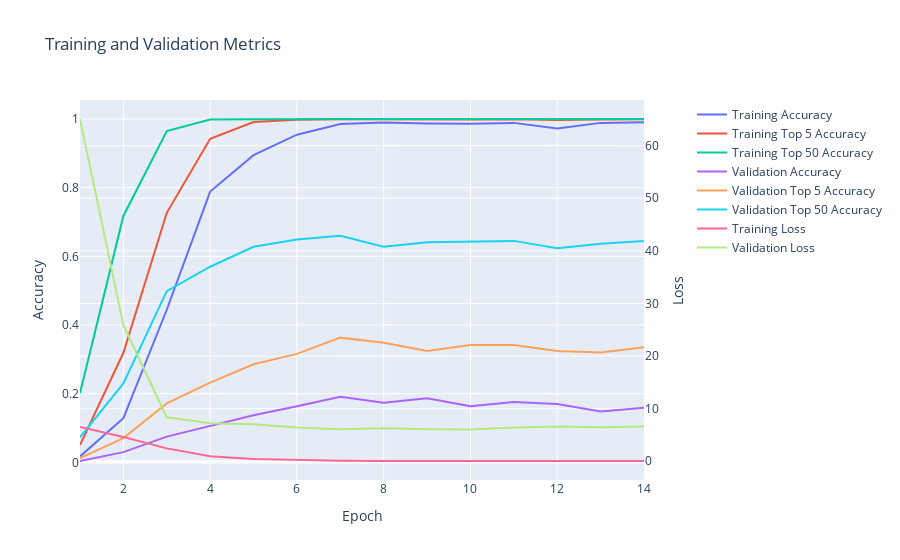

The notebook cell this image was saved under:
### Code cell
softmax_similarity_model.display_training_history()

### Figure 1 — Plotly figure (JSON) as saved in the notebook; plotly's stock layout.template omitted (floating-point values rounded to 4 significant figures)
{"data": [{"mode": "lines", "name": "Training Accuracy", "type": "scatter", "x": [1, 2, 3, 4, 5, 6, 7, 8, 9, 10, 11, 12, 13, 14], "xaxis": "x", "y": [0.01774, 0.129, 0.4446, 0.7887, 0.8946, 0.9543, 0.9855, 0.9898, 0.9866, 0.986, 0.9887, 0.9726, 0.9887, 0.9909, 0.9839], "yaxis": "y"}, {"mode": "lines", "name": "Training Top 5 Accuracy", "type": "scatter", "x": [1, 2, 3, 4, 5, 6, 7, 8, 9, 10, 11, 12, 13, 14], "xaxis": "x", "y": [0.05054, 0.3194, 0.7269, 0.9425, 0.9914, 0.9978, 0.9989, 0.9984, 0.9989, 0.9984, 0.9995, 0.9968, 0.9984, 0.9989, 0.9968], "yaxis": "y"}, {"mode": "lines", "name": "Training Top 50 Accuracy", "type": "scatter", "x": [1, 2, 3, 4, 5, 6, 7, 8, 9, 10, 11, 12, 13, 14], "xaxis": "x", "y": [0.2016, 0.7177, 0.9651, 0.9984, 0.9989, 1.0, 1.0, 1.0, 1.0, 1.0, 0.9995, 0.9989, 1.0, 1.0, 0.9995], "yaxis": "y"}, {"mode": "lines", "name": "Validation Accuracy", "type": "scatter", "x": [1, 2, 3, 4, 5, 6, 7, 8, 9, 10, 11, 12, 13, 14], "xaxis": "x", "y": [0.004301, 0.03011, 0.07527, 0.1075, 0.1376, 0.1634, 0.1914, 0.1742, 0.1871, 0.1634, 0.1763, 0.1699, 0.1484, 0.1591, 0.1742], "yaxis": "y"}, {"mode": "lines", "name": "Validation Top 5 Accuracy", "type": "scatter", "x": [1, 2, 3, 4, 5, 6, 7, 8, 9, 10, 11, 12, 13, 14], "xaxis": "x", "y": [0.0129, 0.07097, 0.172, 0.2323, 0.286, 0.3161, 0.3634, 0.3484, 0.3247, 0.3419, 0.3419, 0.3247, 0.3204, 0.3355, 0.3075], "yaxis": "y"}, {"mode": "lines", "name": "Validation Top 50 Accuracy", "type": "scatter", "x": [1, 2, 3, 4, 5, 6, 7, 8, 9, 10, 11, 12, 13, 14], "xaxis": "x", "y": [0.07312, 0.2301, 0.4989, 0.5699, 0.628, 0.6495, 0.6602, 0.628, 0.6409, 0.643, 0.6452, 0.6237, 0.6366, 0.6452, 0.6473], "yaxis": "y"}, {"mode": "lines", "name": "Training Loss", "type": "scatter", "x": [1, 2, 3, 4, 5, 6, 7, 8, 9, 10, 11, 12, 13, 14], "xaxis": "x", "y": [6.5, 4.622, 2.45, 0.934, 0.4359, 0.2083, 0.07534, 0.05622, 0.0512, 0.05693, 0.05411, 0.1275, 0.05992, 0.05012, 0.09117], "yaxis": "y2"}, {"mode": "lines", "name": "Validation Loss", "type": "scatter", "x": [1, 2, 3, 4, 5, 6, 7, 8, 9, 10, 11, 12, 13, 14], "xaxis": "x", "y": [65.06, 25.86, 8.365, 7.227, 7.027, 6.412, 6.095, 6.294, 6.066, 6.015, 6.414, 6.629, 6.442, 6.596, 6.594], "yaxis": "y2"}], "layout": {"title": {"text": "Training and Validation Metrics"}, "xaxis": {"anchor": "y", "domain": [0.0, 0.94], "title": {"text": "Epoch"}}, "yaxis": {"anchor": "x", "domain": [0.0, 1.0], "title": {"text": "Accuracy"}}, "yaxis2": {"anchor": "x", "overlaying": "y", "side": "right", "title": {"text": "Loss"}}}}
